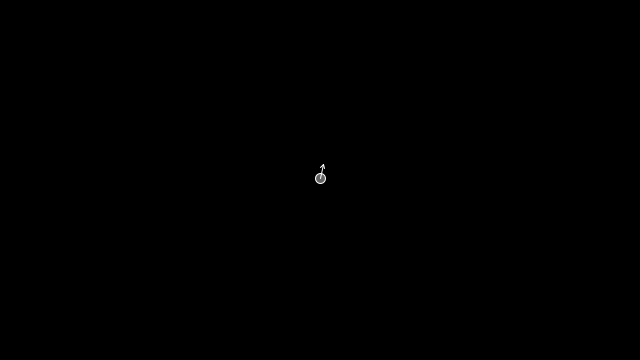
Frame 1 (no input)
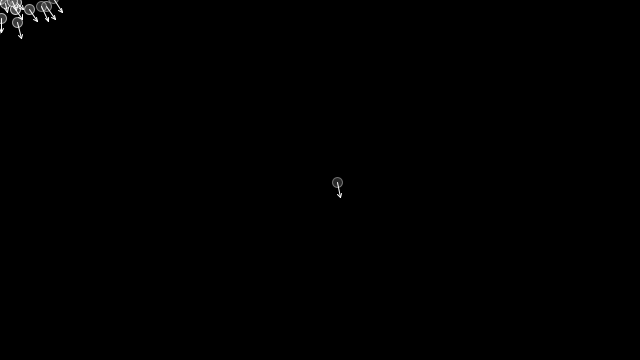
Frame 60 (the mouse pressed at the canvas centre just before this capture)
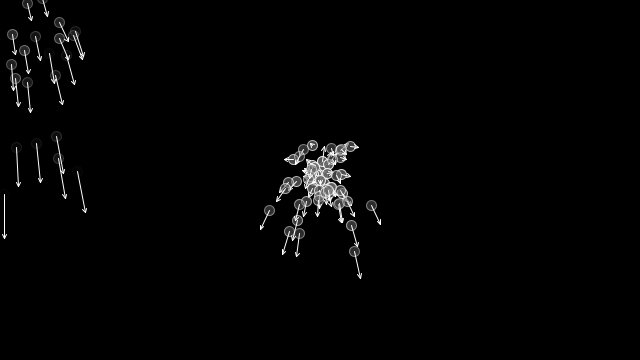
Frame 120 (the mouse held since frame 60 and released just before this capture)

The Processing sketch that drew these frames (run headless with seeded random() and noise(); from frame 60 on, the mouse is pressed at the canvas centre):

// Processing sketch: SimpleParticleSystem
// ── SimpleParticleSystem.pde
/**
 * Simple Particle System
 * by Daniel Shiffman.
 * 
 * Particles are generated each cycle through draw(), 
 * fall with gravity and fade out over time 
 * A ParticleSystem object manages a variable size (ArrayList) 
 * list of particles.
 */

ParticleSystem ps;

void setup() {
  size(640, 360);
  
  colorMode(RGB, 255, 255, 255, 100);
  smooth();
  
  ps = new ParticleSystem(1, new PVector(width / 2, height / 2, 0));
}

void draw() {
  background(0);
  ps.run();
  ps.addParticle(mouseX, mouseY);
}

// ── Particle.pde
// A simple Particle class

class Particle {
  PVector loc;
  PVector vel;
  PVector acc;
  float r;
  float timer;
  
  // Another constructor (the one we are using here)
  Particle(PVector l) {
    acc = new PVector(0, 0.05, 0);
    vel = new PVector(random(-1, 1),random(-2, 0), 0);
    loc = l.get();
    r = 10.0;
    timer = 100.0;
  }
  
  void run() {
    update();
    render();
  }
  
  // Method to update location
  void update() {
    vel.add(acc);
    loc.add(vel);
    timer -= 1.0;
  }
  
  // Method to display
  void render() {
    ellipseMode(CENTER);
    stroke(255, timer);
    fill(100, timer);
    ellipse(loc.x, loc.y, r, r);
    displayVector(vel, loc.x, loc.y, 10);
  }
  
  // Is the particle still useful?
  boolean dead() {
    if (timer <= 0.0) {
      return true;
    } else {
      return false;
    }
  }
  
  void displayVector(PVector v, float x, float y, float scayl) {
    pushMatrix();
	
    float arrowsize = 4;
	
    // Translate to location to render vector
    translate(x, y);
    stroke(255);
	
    // Call vector heading function to get direction (note that pointing up is a heading of 0) and rotate
    rotate(v.heading());
	
    // Calculate length of vector & scale it to be bigger or smaller if necessary
    float len = v.mag() * scayl;
	
    // Draw three lines to make an arrow (draw pointing up since we've rotate to the proper direction)
    line(0, 0, len, 0);
    line(len, 0, len - arrowsize, +arrowsize / 2);
    line(len, 0, len - arrowsize, -arrowsize / 2);
    popMatrix();
  }
}
// ── ParticleSystem.pde
// A class to describe a group of Particles
// An ArrayList is used to manage the list of Particles 

class ParticleSystem {
  ArrayList particles;    // An arraylist for all the particles
  PVector origin;         // An origin point for where particles are born
  
  ParticleSystem(int num, PVector v) {
    particles = new ArrayList();              // Initialize the arraylist
    origin = v.get();                         // Store the origin point
    for (int i = 0; i < num; i++) {
      particles.add(new Particle(origin));    // Add "num" amount of particles to the arraylist
    }
  }
  
  void run() {
    // Cycle through the ArrayList backwards b/c we are deleting
    for (int i = particles.size() - 1; i >= 0; i--) {
      Particle p = (Particle) particles.get(i);
      p.run();
      if (p.dead()) {
        particles.remove(i);
      }
    }
  }
  
  void addParticle() {
    particles.add(new Particle(origin));
  }
  
  void addParticle(float x, float y) {
    particles.add(new Particle(new PVector(x, y)));
  }
  
  void addParticle(Particle p) {
    particles.add(p);
  }
  
  // A method to test if the particle system still has particles
  boolean dead() {
    if (particles.isEmpty()) {
      return true;
    } else {
      return false;
    }
  }
}
